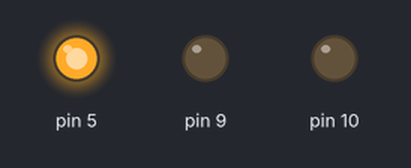
Bench run of a sketch on a simulated Arduino Leonardo, built with avr-gcc and run on an emulated ATmega32U4. Shown: output pins drawn as LEDs (lit = HIGH).

Above: at 0.5 s.
At 2.5 s:
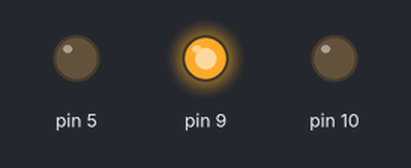
At 3.5 s:
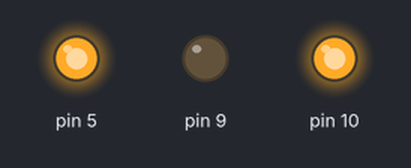
At 4.5 s:
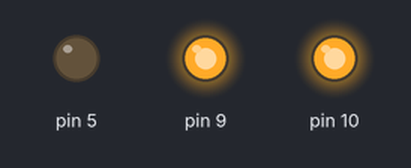
At 6.5 s:
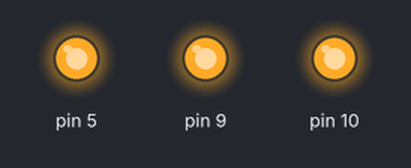
At 8.5 s:
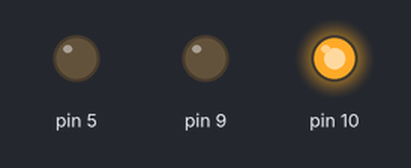
Timing chart, 0 to 9.1 s (numbered marks = the images above):
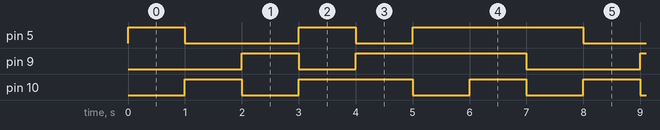

Measured:
- by itself, pin 5: repeats every 7.0 s: LOW 2.0 s, HIGH 1.0 s, LOW 1.0 s, HIGH 3.0 s
- by itself, pin 9: repeats every 7.0 s: LOW 1.0 s, HIGH 3.0 s, LOW 2.0 s, HIGH 1.0 s
- by itself, pin 10: repeats every 7.0 s: LOW 1.0 s, HIGH 2.0 s, 2 × (LOW 1.0 s, HIGH 1.0 s)

The sketch:

EsploraBlink.ino
```cpp
/*
  Esplora Blink

 This  sketch blinks the Esplora's RGB LED. It goes through
 all three primary colors (red, green, blue), then it
 combines them for secondary colors(yellow, cyan, magenta), then
 it turns on all the colors for white.
 For best results cover the LED with a piece of white paper to see the colors.

 Created on 22 Dec 2012
 by Tom Igoe

 This example is in the public domain.
 */

#include <Esplora.h>


void setup() {
  // There's nothing to set up for this sketch
}

void loop() {
  Esplora.writeRGB(255,0,0);    // make the LED red
  delay(1000);                  // wait 1 second
  Esplora.writeRGB(0,255,0);    // make the LED green
  delay(1000);                  // wait 1 second
  Esplora.writeRGB(0,0,255);    // make the LED blue
  delay(1000);                  // wait 1 second
  Esplora.writeRGB(255,255,0);  // make the LED yellow
  delay(1000);                  // wait 1 second
  Esplora.writeRGB(0,255,255);  // make the LED cyan
  delay(1000);                  // wait 1 second
  Esplora.writeRGB(255,0,255);  // make the LED magenta
  delay(1000);                  // wait 1 second
  Esplora.writeRGB(255,255,255);// make the LED white
  delay(1000);                  // wait 1 second

}
```
